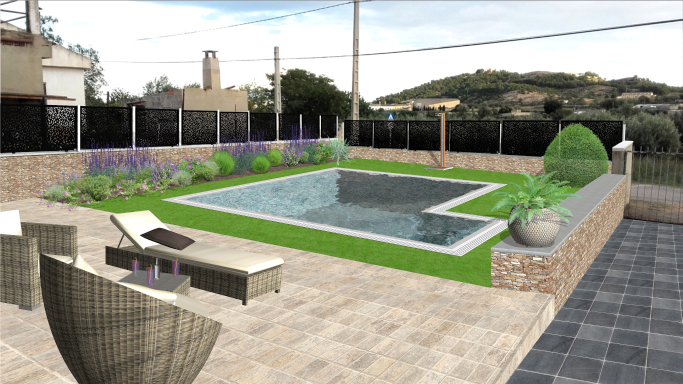
#> input picture test_input.jpg, 1365 x 768 px (shown at 1/2 size)
$ python test_local_http_endpoint.py
#> lines starting #> are read from the running program, lines starting #| are printed output that depends on the picture
import requests
import base64
from io import BytesIO

url = "http://localhost:3000/"

base64_input = ""

with open("./test_input.jpg", "rb") as f:
    img_bytes = f.read()
    #resize the image to 1MPixels
    from PIL import Image
    img = Image.open(f)
#> img is the input picture: PIL image 1365x768 RGB; mean R, G, B 153.1, 153.6, 139.2
    img = img.resize((int((1_000_000 * img.width / img.height) ** 0.5), int((1_000_000 * img.height / img.width) ** 0.5)))
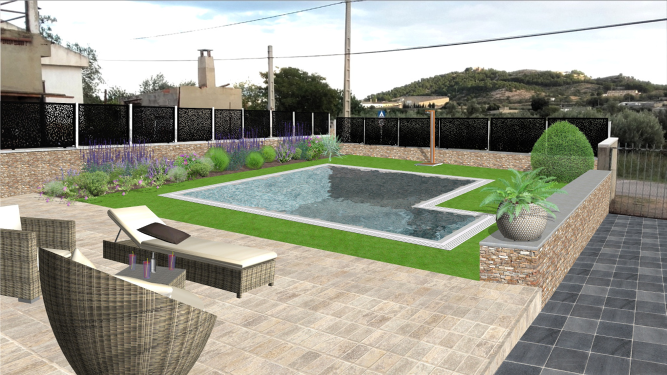
#> img: PIL image 1333x750 RGB (shown at 1/2 size); mean R, G, B 153.1, 153.6, 139.2
    #img.save("resized.png")
    buffer = BytesIO()
    img.save(buffer, format='PNG')
    img_bytes = buffer.getvalue()
    base64_input = base64.b64encode(img_bytes).decode("utf-8")

payload = {
    "input": {
        "image": base64_input,
        "prompt": "Transform this exterior space, enhancing textures and lighting. Preserve the camera angle, geometry, and composition. Enhance the vibrant colors and detailed textures of the image. Add subtle shadows and highlights to create a more realistic and immersive environment. Preserve the natural atmosphere and the ambiance.",
        "num_inference_steps": 8,
        "true_cfg_scale": 4.0
    }
}

# Send the request
#> (the run stopped early here; a loop or call above may not have finished)
